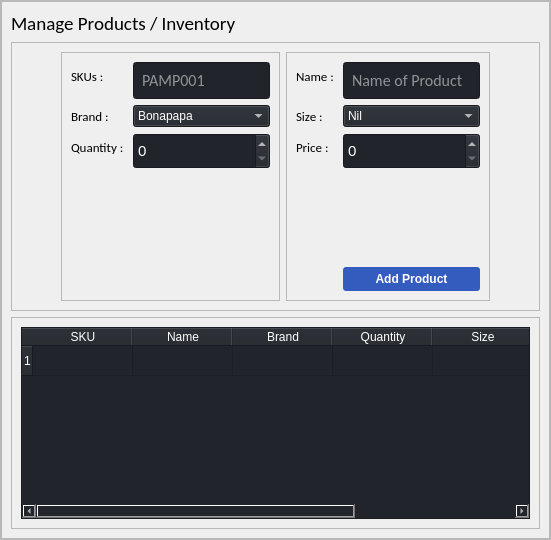
                     <widget class="QWidget" name="manageProducts">
                      <property name="acceptDrops">
                       <bool>true</bool>
                      </property>
                      <property name="styleSheet">
                       <string notr="true"/>
                      </property>
                      <layout class="QHBoxLayout" name="horizontalLayout_6">
                       <property name="leftMargin">
                        <number>0</number>
                       </property>
                       <property name="topMargin">
                        <number>0</number>
                       </property>
                       <property name="rightMargin">
                        <number>0</number>
                       </property>
                       <property name="bottomMargin">
                        <number>0</number>
                       </property>
                       <item>
                        <widget class="QFrame" name="frame">
                         <property name="frameShape">
                          <enum>QFrame::StyledPanel</enum>
                         </property>
                         <property name="frameShadow">
                          <enum>QFrame::Raised</enum>
                         </property>
                         <layout class="QVBoxLayout" name="verticalLayout_21">
                          <property name="leftMargin">
                           <number>0</number>
                          </property>
                          <property name="topMargin">
                           <number>0</number>
                          </property>
                          <property name="rightMargin">
                           <number>0</number>
                          </property>
                          <property name="bottomMargin">
                           <number>0</number>
                          </property>
                          <item>
                           <widget class="QFrame" name="frame_2">
                            <property name="frameShape">
                             <enum>QFrame::StyledPanel</enum>
                            </property>
                            <property name="frameShadow">
                             <enum>QFrame::Raised</enum>
                            </property>
                            <layout class="QVBoxLayout" name="verticalLayout_22">
                             <item>
                              <widget class="QLabel" name="label_4">
                               <property name="font">
                                <font>
                                 <family>Calibri</family>
                                 <pointsize>14</pointsize>
                                 <weight>9</weight>
                                 <italic>false</italic>
                                 <bold>false</bold>
                                </font>
                               </property>
                               <property name="styleSheet">
                                <string notr="true">
font: 75 14pt &quot;Calibri&quot;;</string>
                               </property>
                               <property name="text">
                                <string>Manage Products / Inventory</string>
                               </property>
                              </widget>
                             </item>
                             <item>
                              <widget class="QFrame" name="frame_9">
                               <property name="sizePolicy">
                                <sizepolicy hsizetype="Preferred" vsizetype="Minimum">
                                 <horstretch>0</horstretch>
                                 <verstretch>0</verstretch>
                                </sizepolicy>
                               </property>
                               <property name="minimumSize">
                                <size>
                                 <width>0</width>
                                 <height>200</height>
                                </size>
                               </property>
                               <property name="maximumSize">
                                <size>
                                 <width>16777215</width>
                                 <height>16777215</height>
                                </size>
                               </property>
                               <property name="frameShape">
                                <enum>QFrame::StyledPanel</enum>
                               </property>
                               <property name="frameShadow">
                                <enum>QFrame::Raised</enum>
                               </property>
                               <layout class="QHBoxLayout" name="horizontalLayout_7">
                                <item>
                                 <spacer name="horizontalSpacer">
                                  <property name="orientation">
                                   <enum>Qt::Horizontal</enum>
                                  </property>
                                  <property name="sizeHint" stdset="0">
                                   <size>
                                    <width>40</width>
                                    <height>20</height>
                                   </size>
                                  </property>
                                 </spacer>
                                </item>
                                <item>
                                 <widget class="QFrame" name="frame_15">
                                  <property name="sizePolicy">
                                   <sizepolicy hsizetype="Expanding" vsizetype="Preferred">
                                    <horstretch>0</horstretch>
                                    <verstretch>136</verstretch>
                                   </sizepolicy>
                                  </property>
                                  <property name="minimumSize">
                                   <size>
                                    <width>0</width>
                                    <height>186</height>
                                   </size>
                                  </property>
                                  <property name="frameShape">
                                   <enum>QFrame::StyledPanel</enum>
                                  </property>
                                  <property name="frameShadow">
                                   <enum>QFrame::Raised</enum>
                                  </property>
                                  <layout class="QFormLayout" name="formLayout_6">
                                   <item row="0" column="0">
                                    <widget class="QLabel" name="label_24">
                                     <property name="font">
                                      <font>
                                       <family>Calibri</family>
                                       <pointsize>10</pointsize>
                                       <weight>50</weight>
                                       <italic>false</italic>
                                       <bold>false</bold>
                                      </font>
                                     </property>
                                     <property name="styleSheet">
                                      <string notr="true"/>
                                     </property>
                                     <property name="text">
                                      <string>SKUs : </string>
                                     </property>
                                    </widget>
                                   </item>
                                   <item row="0" column="1">
                                    <widget class="QLineEdit" name="txtProductSKU">
                                     <property name="sizePolicy">
                                      <sizepolicy hsizetype="Expanding" vsizetype="Preferred">
                                       <horstretch>0</horstretch>
                                       <verstretch>0</verstretch>
                                      </sizepolicy>
                                     </property>
                                     <property name="minimumSize">
                                      <size>
                                       <width>0</width>
                                       <height>28</height>
                                      </size>
                                     </property>
                                     <property name="font">
                                      <font>
                                       <family>Calibri</family>
                                       <pointsize>12</pointsize>
                                       <weight>50</weight>
                                       <italic>false</italic>
                                       <bold>false</bold>
                                      </font>
                                     </property>
                                     <property name="styleSheet">
                                      <string notr="true">background-color: rgb(33, 37, 43);
color: rgb(255, 255, 255);
padding: 6px 6px</string>
                                     </property>
                                     <property name="inputMask">
                                      <string/>
                                     </property>
                                     <property name="text">
                                      <string/>
                                     </property>
                                     <property name="placeholderText">
                                      <string>PAMP001</string>
                                     </property>
                                    </widget>
                                   </item>
                                   <item row="2" column="0">
                                    <widget class="QLabel" name="label_25">
                                     <property name="font">
                                      <font>
                                       <family>Calibri</family>
                                       <pointsize>10</pointsize>
                                       <weight>50</weight>
                                       <italic>false</italic>
                                       <bold>false</bold>
                                      </font>
                                     </property>
                                     <property name="text">
                                      <string>Brand : </string>
                                     </property>
                                    </widget>
                                   </item>
                                   <item row="4" column="0">
                                    <widget class="QLabel" name="label_26">
                                     <property name="font">
                                      <font>
                                       <family>Calibri</family>
                                       <pointsize>10</pointsize>
                                       <weight>50</weight>
                                       <italic>false</italic>
                                       <bold>false</bold>
                                      </font>
                                     </property>
                                     <property name="text">
                                      <string>Quantity : </string>
                                     </property>
                                    </widget>
                                   </item>
                                   <item row="2" column="1">
                                    <widget class="QComboBox" name="cmbxPBrand">
                                     <property name="styleSheet">
                                      <string notr="true">background-color: rgb(33, 37, 43);
color: rgb(255, 255, 255);
</string>
                                     </property>
                                     <item>
                                      <property name="text">
                                       <string>Bonapapa</string>
                                      </property>
                                     </item>
                                     <item>
                                      <property name="text">
                                       <string>Candyland</string>
                                      </property>
                                     </item>
                                    </widget>
                                   </item>
                                   <item row="4" column="1">
                                    <widget class="QSpinBox" name="numPQuantity">
                                     <property name="sizePolicy">
                                      <sizepolicy hsizetype="Expanding" vsizetype="Fixed">
                                       <horstretch>0</horstretch>
                                       <verstretch>0</verstretch>
                                      </sizepolicy>
                                     </property>
                                     <property name="minimumSize">
                                      <size>
                                       <width>0</width>
                                       <height>36</height>
                                      </size>
                                     </property>
                                     <property name="font">
                                      <font>
                                       <pointsize>11</pointsize>
                                      </font>
                                     </property>
                                     <property name="styleSheet">
                                      <string notr="true">background-color: rgb(33, 37, 43);
color: rgb(255, 255, 255);</string>
                                     </property>
                                     <property name="maximum">
                                      <number>999999999</number>
                                     </property>
                                    </widget>
                                   </item>
                                  </layout>
                                 </widget>
                                </item>
                                <item>
                                 <widget class="QFrame" name="frame_14">
                                  <property name="sizePolicy">
                                   <sizepolicy hsizetype="Preferred" vsizetype="Fixed">
                                    <horstretch>0</horstretch>
                                    <verstretch>136</verstretch>
                                   </sizepolicy>
                                  </property>
                                  <property name="minimumSize">
                                   <size>
                                    <width>0</width>
                                    <height>186</height>
                                   </size>
                                  </property>
                                  <property name="frameShape">
                                   <enum>QFrame::StyledPanel</enum>
                                  </property>
                                  <property name="frameShadow">
                                   <enum>QFrame::Raised</enum>
                                  </property>
                                  <layout class="QFormLayout" name="formLayout_5">
                                   <item row="0" column="0">
                                    <widget class="QLabel" name="label_21">
                                     <property name="font">
                                      <font>
                                       <family>Calibri</family>
                                       <pointsize>10</pointsize>
                                       <weight>50</weight>
                                       <italic>false</italic>
                                       <bold>false</bold>
                                      </font>
                                     </property>
                                     <property name="text">
                                      <string>Name : </string>
                                     </property>
                                    </widget>
                                   </item>
                                   <item row="2" column="0">
                                    <widget class="QLabel" name="label_22">
                                     <property name="font">
                                      <font>
                                       <family>Calibri</family>
                                       <pointsize>10</pointsize>
                                       <weight>50</weight>
                                       <italic>false</italic>
                                       <bold>false</bold>
                                      </font>
                                     </property>
                                     <property name="text">
                                      <string>Size : </string>
                                     </property>
                                    </widget>
                                   </item>
                                   <item row="2" column="1">
                                    <widget class="QComboBox" name="cmbxPSize">
                                     <property name="styleSheet">
                                      <string notr="true">background-color: rgb(33, 37, 43);
color: rgb(255, 255, 255);</string>
                                     </property>
                                     <item>
                                      <property name="text">
                                       <string>Nil</string>
                                      </property>
                                     </item>
                                     <item>
                                      <property name="text">
                                       <string>S</string>
                                      </property>
                                     </item>
                                     <item>
                                      <property name="text">
                                       <string>M</string>
                                      </property>
                                     </item>
                                     <item>
                                      <property name="text">
                                       <string>L</string>
                                      </property>
                                     </item>
                                     <item>
                                      <property name="text">
                                       <string>XL</string>
                                      </property>
                                     </item>
                                     <item>
                                      <property name="text">
                                       <string>XXL</string>
                                      </property>
                                     </item>
                                    </widget>
                                   </item>
                                   <item row="4" column="0">
                                    <widget class="QLabel" name="label_23">
                                     <property name="font">
                                      <font>
                                       <family>Calibri</family>
                                       <pointsize>10</pointsize>
                                       <weight>50</weight>
                                       <italic>false</italic>
                                       <bold>false</bold>
                                      </font>
                                     </property>
                                     <property name="text">
                                      <string>Price : </string>
                                     </property>
                                    </widget>
                                   </item>
                                   <item row="4" column="1">
                                    <widget class="QSpinBox" name="numPrice">
                                     <property name="sizePolicy">
                                      <sizepolicy hsizetype="Expanding" vsizetype="Expanding">
                                       <horstretch>0</horstretch>
                                       <verstretch>0</verstretch>
                                      </sizepolicy>
                                     </property>
                                     <property name="minimumSize">
                                      <size>
                                       <width>0</width>
                                       <height>36</height>
                                      </size>
                                     </property>
                                     <property name="font">
                                      <font>
                                       <pointsize>11</pointsize>
                                      </font>
                                     </property>
                                     <property name="styleSheet">
                                      <string notr="true">background-color: rgb(33, 37, 43);
color: rgb(255, 255, 255);</string>
                                     </property>
                                     <property name="maximum">
                                      <number>999999999</number>
                                     </property>
                                    </widget>
                                   </item>
                                   <item row="5" column="1">
                                    <spacer name="verticalSpacer_14">
                                     <property name="orientation">
                                      <enum>Qt::Vertical</enum>
                                     </property>
                                     <property name="sizeHint" stdset="0">
                                      <size>
                                       <width>20</width>
                                       <height>40</height>
                                      </size>
                                     </property>
                                    </spacer>
                                   </item>
                                   <item row="7" column="1">
                                    <widget class="QPushButton" name="btnAddProduct">
                                     <property name="styleSheet">
                                      <string notr="true">QPushButton
{
background-color:#345CBF;
color:white;
border-radius:3px;
font: 12pt &quot;Calibri&quot;;
font-weight:bold;
color:white;
padding:5px;

}
QPushButton:hover
{
background-color:#1159A8;
}</string>
                                     </property>
                                     <property name="text">
                                      <string>Add Product</string>
                                     </property>
                                    </widget>
                                   </item>
                                   <item row="6" column="1">
                                    <spacer name="verticalSpacer">
                                     <property name="orientation">
                                      <enum>Qt::Vertical</enum>
                                     </property>
                                     <property name="sizeHint" stdset="0">
                                      <size>
                                       <width>20</width>
                                       <height>40</height>
                                      </size>
                                     </property>
                                    </spacer>
                                   </item>
                                   <item row="0" column="1">
                                    <widget class="QLineEdit" name="txtProductName">
                                     <property name="sizePolicy">
                                      <sizepolicy hsizetype="Expanding" vsizetype="Preferred">
                                       <horstretch>0</horstretch>
                                       <verstretch>0</verstretch>
                                      </sizepolicy>
                                     </property>
                                     <property name="minimumSize">
                                      <size>
                                       <width>0</width>
                                       <height>28</height>
                                      </size>
                                     </property>
                                     <property name="font">
                                      <font>
                                       <family>Calibri</family>
                                       <pointsize>12</pointsize>
                                       <weight>50</weight>
                                       <italic>false</italic>
                                       <bold>false</bold>
                                      </font>
                                     </property>
                                     <property name="styleSheet">
                                      <string notr="true">background-color: rgb(33, 37, 43);
color: rgb(255, 255, 255);
padding: 6px 6px</string>
                                     </property>
                                     <property name="text">
                                      <string/>
                                     </property>
                                     <property name="placeholderText">
                                      <string>Name of Product</string>
                                     </property>
                                    </widget>
                                   </item>
                                  </layout>
                                 </widget>
                                </item>
                                <item>
                                 <spacer name="horizontalSpacer_2">
                                  <property name="orientation">
                                   <enum>Qt::Horizontal</enum>
                                  </property>
                                  <property name="sizeHint" stdset="0">
                                   <size>
                                    <width>40</width>
                                    <height>20</height>
                                   </size>
                                  </property>
                                 </spacer>
                                </item>
                               </layout>
                              </widget>
                             </item>
                             <item>
                              <widget class="QFrame" name="frame_4">
                               <property name="frameShape">
                                <enum>QFrame::StyledPanel</enum>
                               </property>
                               <property name="frameShadow">
                                <enum>QFrame::Raised</enum>
                               </property>
                               <layout class="QVBoxLayout" name="verticalLayout_23">
                                <item>
                                 <widget class="QTableWidget" name="productsTable">
                                  <property name="sizePolicy">
                                   <sizepolicy hsizetype="Expanding" vsizetype="Expanding">
                                    <horstretch>0</horstretch>
                                    <verstretch>0</verstretch>
                                   </sizepolicy>
                                  </property>
                                  <property name="styleSheet">
                                   <string notr="true">background-color: rgb(33, 37, 43);
color: rgb(255, 255, 255);</string>
                                  </property>
                                  <property name="editTriggers">
                                   <set>QAbstractItemView::NoEditTriggers</set>
                                  </property>
                                  <property name="dragEnabled">
                                   <bool>true</bool>
                                  </property>
                                  <property name="sortingEnabled">
                                   <bool>true</bool>
                                  </property>
                                  <row>
                                   <property name="text">
                                    <string>1</string>
                                   </property>
                                  </row>
                                  <column>
                                   <property name="text">
                                    <string>SKU</string>
                                   </property>
                                  </column>
                                  <column>
                                   <property name="text">
                                    <string>Name</string>
                                   </property>
                                  </column>
                                  <column>
                                   <property name="text">
                                    <string>Brand</string>
                                   </property>
                                  </column>
                                  <column>
                                   <property name="text">
                                    <string>Quantity</string>
                                   </property>
                                  </column>
                                  <column>
                                   <property name="text">
                                    <string>Size</string>
                                   </property>
                                  </column>
                                  <column>
                                   <property name="text">
                                    <string>Price</string>
                                   </property>
                                  </column>
                                 </widget>
                                </item>
                               </layout>
                              </widget>
                             </item>
                            </layout>
                           </widget>
                          </item>
                         </layout>
                        </widget>
                       </item>
                      </layout>
                     </widget>
